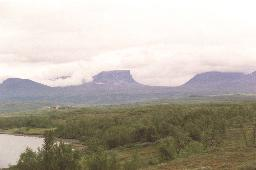
%> input picture lapporten.jpg, 256 x 170 px
$ octave Lab0.m   (GNU Octave 9; MATLAB toolbox functions it lacks are replaced by stand-ins)
%> lines starting %> are read from the running program, lines starting %| are printed output that depends on the picture; in (x1, y1, x2, y2) boxes, pixels count from 0 and x2, y2 are one past the last pixel; in counts of white or black regions, pixels touching at a corner belong together; the program's own positions count from 1
### graphics/rgbimage.m
function y=rgbimage(x,RGB)
% RGBIMAGE Make an RGB image from several weight images.
%          Specially suited for visualisation of classification
%          probabilities.
%
%  y=rgbimage(x)
%  y=rgbimage(x,RGB)
%
%  x: the weight images, as an m-n-d matrix
%     0 <= x(i,j,k) <= 1, for all i,j and k
%     0 <= sum(x(i,j,:),3) <= 1, for all i,j
%  y: the RGB image, m-n-3 matrix
%  RGB: color definitions, default =
%       [0 0 1;0 1 0;1 0 0;...
%        0 1 1;1 0 1;1 1 0;...
%        1 1 1;0 0 0];
%
%  y(i,j,k) = x(i,j,1)*RGB(1,k) + x(i,j,2)*RGB(2,k) + etc.
%
%  Note the order of the default colors; blue, green, red, etc.

% $Revision: 2952 $  $Date: 2006-09-22 18:45:42 +0200 (fre, 22 sep 2006) $

if (nargin<2)
  RGB=[0 0 1;0 1 0;1 0 0;...
       0 1 1;1 0 1;1 1 0;...
       1 1 1;0 0 0];
end

y=zeros(size(x,1),size(x,2),3);
for k=1:size(x,3)
  y(:,:,1) = y(:,:,1) + x(:,:,k)*RGB(k,1);
  y(:,:,2) = y(:,:,2) + x(:,:,k)*RGB(k,2);
  y(:,:,3) = y(:,:,3) + x(:,:,k)*RGB(k,3);
end
y=max(min(y,1),0);

### Lab0.m
x = imread('lapporten.jpg');
%> x is the input picture: size 170x256x3 uint8; mean R, G, B 182.1, 175.4, 164.6
x = double(x)/255;
%> x: size 170x256x3 double
a = x(:,:,1);
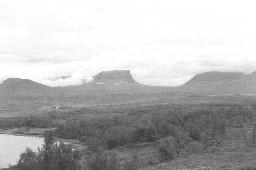
%> a: size 170x256 double; min 0.176, max 1, mean 0.714
b = x(:,:,2);
c = x(:,:,3);
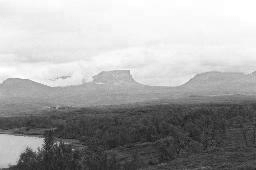
%> c: size 170x256 double; min 0.0549, max 1, mean 0.645

figure(1)
imagesc(a);
%%caxis([0.5,0.9])
colormap(gray)
colorbar()
figure(2)
imagesc(b);
colorbar()
figure(3)
imagesc(c);
colorbar()

%%
x = imread('lapporten.jpg');
x = double(x)/255;
x=x/max(x(:));
img(:,:,1)=(x(:,:,1)<=0.25);
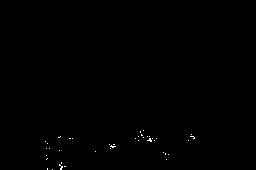
%> img: size 170x256 logical; 0.2% white in thin lines or dots, all inside (x1, y1, x2, y2) = (45, 130, 195, 170)
img(:,:,2)=(x(:,:,1)>0.25)&(x(:,:,1)<=0.5);
img(:,:,3)=(x(:,:,1)>0.5)&(x(:,:,1)<=0.75);
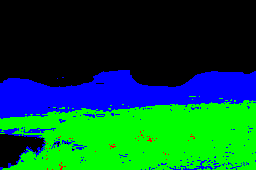
%> img: size 170x256x3 logical; mean R, G, B 0.00198, 0.32, 0.192
img(:,:,4)=(x(:,:,1)>0.75);
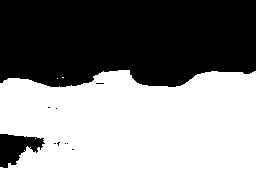
%> img: size 170x256x4 logical; mean R, G, B, A 0.00198, 0.32, 0.192, 0.486; transparent parts drawn white
y = rgbimage(img);
%> after the loop in rgbimage, `for k=1:size(x,3)`:
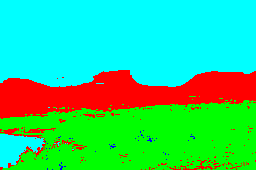
%> y: size 170x256x3 double; mean R, G, B 0.192, 0.806, 0.488
imagesc(y)

%%
x = double(imread('lapporten.jpg'));
x=double(x)/255;
y=x./repmat(sum(x,3),[1,1,3]);
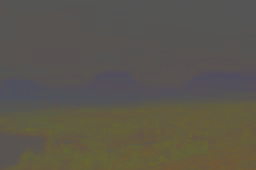
%> y: size 170x256x3 double; mean R, G, B 0.358, 0.341, 0.301
imagesc(y)
%%
